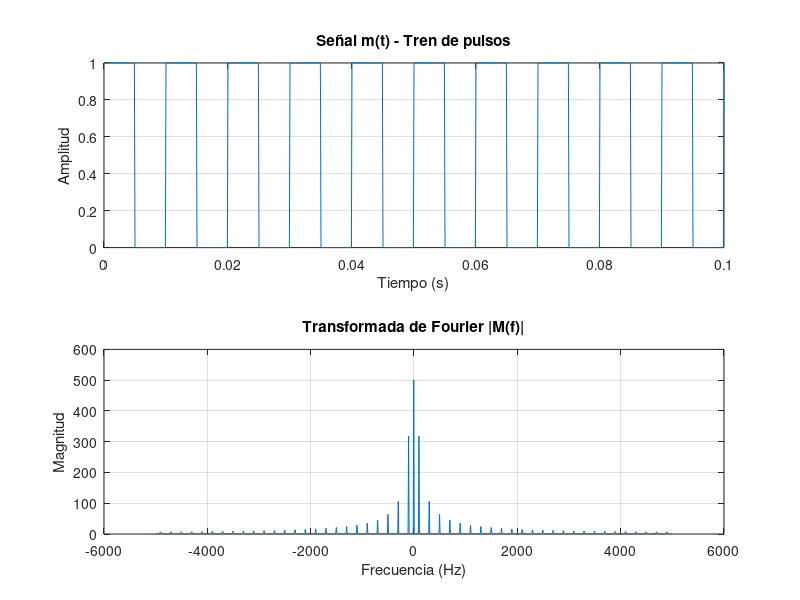
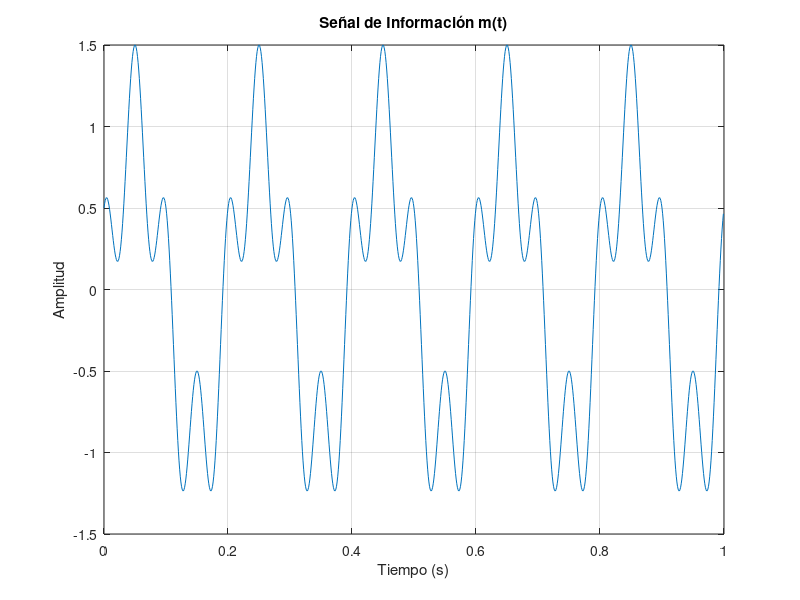
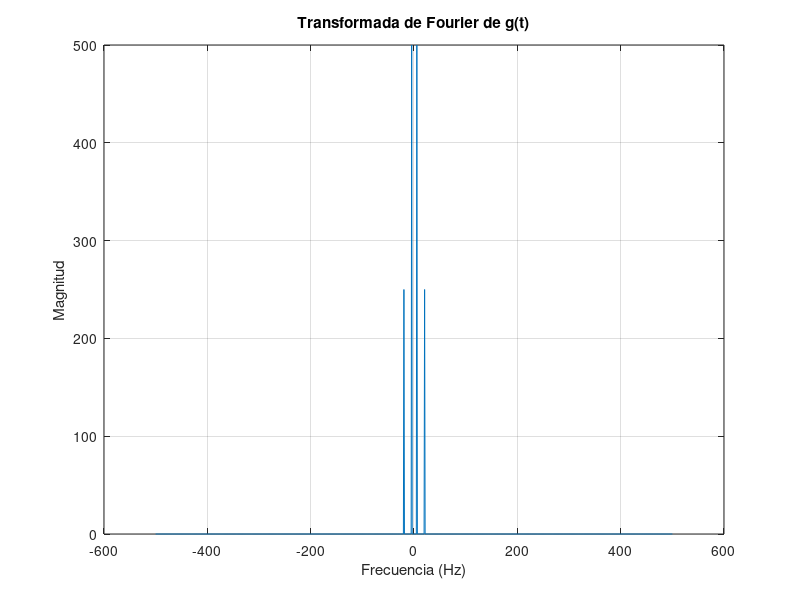
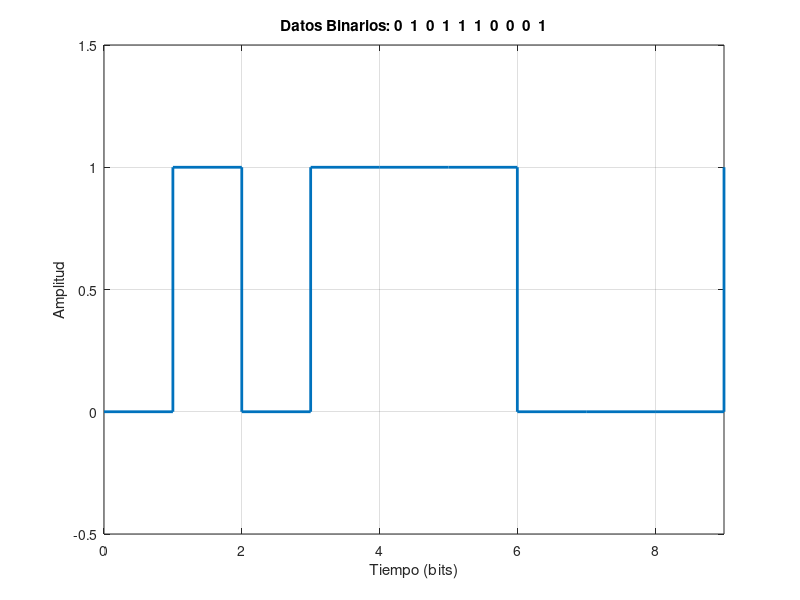

MATLAB code for these plots, in order:
clear all; close all; clc;

% Parámetros generales
Fs = 10000;
Rb = 100;
T_bit = 1/Rb;
N_bits = 10;
t1 = 0:1/Fs:N_bits*T_bit;

% Tren de pulsos
mt = square(2*pi*Rb*t1);
mt = (mt + 1)/2;
L = length(mt);
MT = fft(mt);
f_mt = (-L/2:L/2-1)*(Fs/L);
MT_mag = abs(fftshift(MT));

figure;
subplot(2,1,1);
plot(t1, mt); grid on;
title('Señal m(t) - Tren de pulsos');
xlabel('Tiempo (s)');
ylabel('Amplitud');

subplot(2,1,2);
plot(f_mt, MT_mag);
title('Transformada de Fourier |M(f)|');
xlabel('Frecuencia (Hz)');
ylabel('Magnitud');
grid on;

% Envolvente compleja g(t)
Ac = 1;
fs = 1000;
T = 1/fs;
t2 = 0:T:1-T;
m_t = sin(2*pi*5*t2) + 0.5*cos(2*pi*20*t2);
g_t = Ac * m_t;
G_f = fft(g_t);
f_g = linspace(-fs/2, fs/2, length(G_f));

figure;
plot(t2, m_t);
xlabel('Tiempo (s)');
ylabel('Amplitud');
title('Señal de Información m(t)');
grid on;

figure;
plot(f_g, abs(fftshift(G_f)));
xlabel('Frecuencia (Hz)');
ylabel('Magnitud');
title('Transformada de Fourier de g(t)');
grid on;

% Modulación FSK-4
Data = randi([0 1], 1, 10);
time = 0:9;
y = [];
j = 0;
for i = 1:2:length(Data)
    j = j + 1;
    if Data(i) == 0 && Data(i+1) == 0
        y(j) = 0;
    elseif Data(i) == 0 && Data(i+1) == 1
        y(j) = 1;
    elseif Data(i) == 1 && Data(i+1) == 1
        y(j) = 2;
    elseif Data(i) == 1 && Data(i+1) == 0
        y(j) = 3;
    end
end

figure;
stairs(time, Data, 'LineWidth', 2);
axis([0 9 -0.5 1.5]);
xlabel('Tiempo (bits)');
ylabel('Amplitud');
title(['Datos Binarios: ', num2str(Data)]);
grid on;

T_sym = 0:0.01:0.99;
f1 = sin(2 * pi * T_sym);
f2 = sin(8 * pi * T_sym);
f3 = sin(16 * pi * T_sym);
f4 = sin(32 * pi * T_sym);

signal = zeros(1, 100 * length(y));
for a = 1:length(y)
    idx = (a-1)*100 + 1 : a*100;
    switch y(a)
        case 0
            signal(idx) = f1;
        case 1
            signal(idx) = f2;
        case 2
            signal(idx) = f3;
        case 3
            signal(idx) = f4;
    end
end

t_fsk = 0:0.01:(length(signal)-1)*0.01;

figure;
plot(t_fsk, signal);
xlabel('Tiempo (s)');
ylabel('Amplitud');
title('Señal Modulada FSK-4');
grid on;

fs_FSK = 100;
G_FSK = fft(signal);
frequencies_FSK = linspace(-fs_FSK/2, fs_FSK/2, length(signal));

figure;
plot(frequencies_FSK, abs(fftshift(G_FSK)));
xlabel('Frecuencia (Hz)');
ylabel('Magnitud');
title('Transformada de Fourier de la Señal FSK');
grid on;
